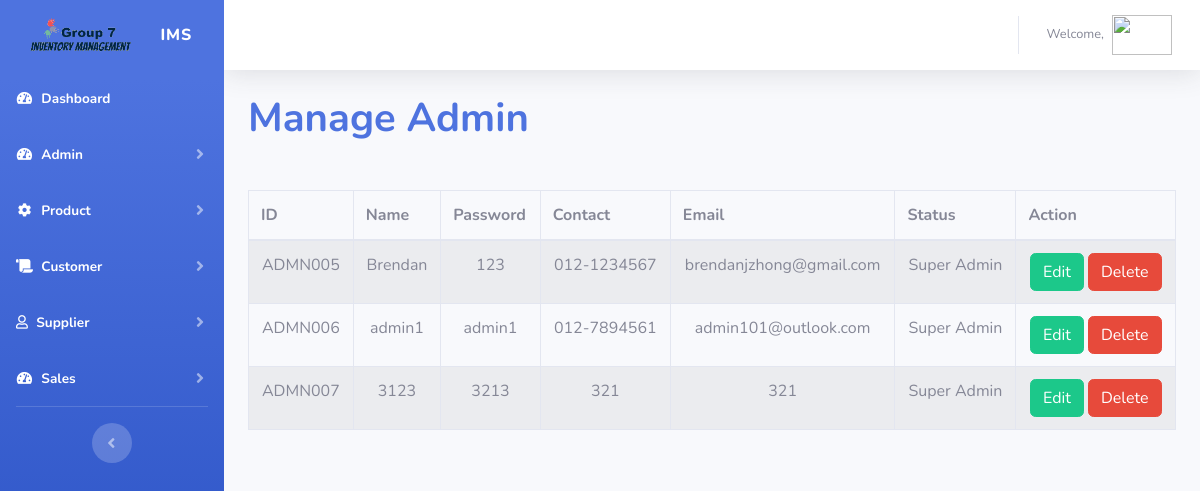
Page /admin_manage.php on the committed database.
### tables this page shows
CREATE TABLE `admn` (
  `admin_id` varchar(8) NOT NULL DEFAULT '0',
  `admin_name` varchar(100) NOT NULL,
  `admin_password` varchar(100) NOT NULL,
  `admin_contact` varchar(11) NOT NULL,
  `admin_email` varchar(100) NOT NULL,
  `admin_status` varchar(100) NOT NULL
);

### admin_manage.php (the view, shortened to what this page needs)
<?php
require_once('config.php');
?>
<!DOCTYPE html>
<html lang="en">
<head>
    <link href="vendor/fontawesome-free/css/all.min.css" rel="stylesheet" type="text/css">
    <link href="css/sb-admin-2.min.css" rel="stylesheet">
    <link rel="stylesheet" href="https://ajax.googleapis.com/ajax/libs/jqueryui/1.12.1/themes/smoothness/jquery-ui.css">
    <link rel="stylesheet" type="text/css" href="https://cdn.datatables.net/v/dt/dt-1.11.4/datatables.min.css" />
</head>
<body>
    <body id="page-top">
        <div id="wrapper">
            <?php include("sidebar_admin.php"); ?>
            <div id="content-wrapper" class="d-flex flex-column">
                <div id="content">
                    <?php include("topbar.php"); ?>
                    <div class="container-fluid">
                        <h1 class="m-0 font-weight-bold text-primary">Manage Admin</h1>
                        <br><br>
                        <table class="table table-striped table-bordered" id="data_table" style="width:100%;">
                            <thead>
                                <tr class="control-form">
                                    <th>ID</th>
                                    <th>Name</th>
                                    <th>Password</th>
                                    <th>Contact</th>
                                    <th>Email</th>
                                    <th>Status</th>
                                    <th colspan="2">Action</th>
                                </tr>
                            </thead>
                            <?php
                                $sql = "SELECT * FROM admn";
                                $result = $con->query($sql);
                                while($row =  mysqli_fetch_array($result)) { ?>
                            <tr>
                                <td align="center"><?php echo $row["admin_id"]; ?></td>
                                <td align="center"><?php echo $row["admin_name"]; ?></td>
                                <td align="center"><?php echo $row["admin_password"]; ?></td>
                                <td align="center"><?php echo $row["admin_contact"]; ?></td>
                                <td align="center"><?php echo $row["admin_email"]; ?></td>
                                <td align="center"><?php echo $row["admin_status"]; ?></td>
                                <td align="center">
                                    <button type="button" class="btn btn-success editbtn"> Edit </button>
                                    <button type="button" class="btn btn-danger deletebtn"> Delete </button>
                                </td>
                            </tr>
                            <?php
                                } ?>
                        </table>
                    </div>
                </div>
            </div>
        </div>
    </body>
</html>

### rows in the picture
admn: admin_id "ADMN005", admin_name "Brendan", admin_password "123", admin_contact "012-1234567", admin_email "brendanjzhong@gmail.com", admin_status "Super Admin"
admn: admin_id "ADMN006", admin_name "admin1", admin_password "admin1", admin_contact "012-7894561", admin_email "admin101@outlook.com", admin_status "Super Admin"
admn: admin_id "ADMN007", admin_name "3123", admin_password "3213", admin_contact "321", admin_email "321", admin_status "Super Admin"
